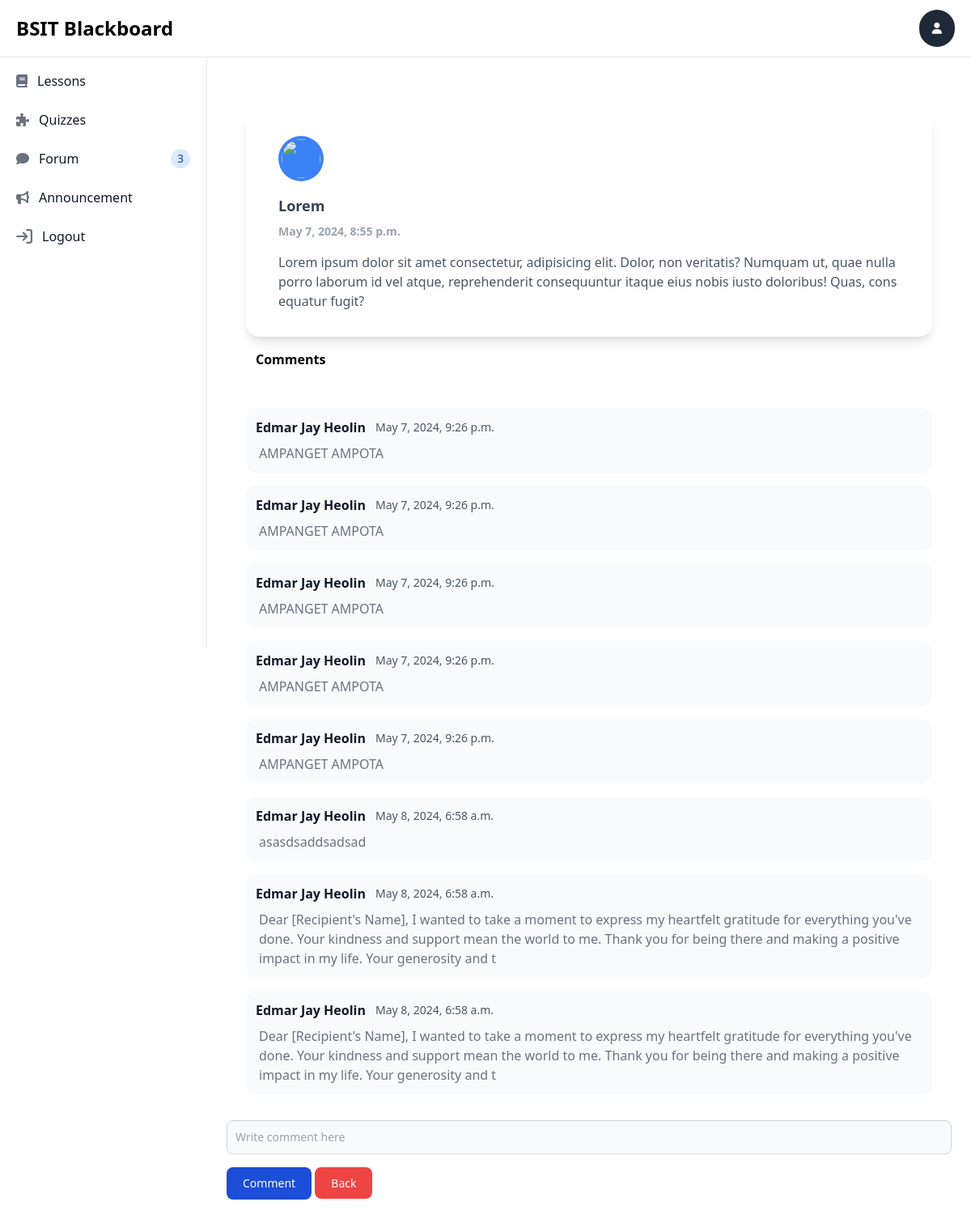
The page /forum_page1?forum_id=1 on the database its author committed.
### users/models.py (models this page shows)
class Forum(models.Model):
    title = models.CharField(max_length=10000)
    file = models.FileField(
        upload_to='media/announcement',
        validators=[
            FileExtensionValidator(allowed_extensions=['png', 'jpeg', 'jpg', 'pdf', 'word', 'ppt', 'xlsx', 'csv', 'gif'])
        ],
        null=True,  # Allow null values
        blank=True  # Also allow empty values (in forms)
    )
    upload_date = models.DateTimeField(default=now)
    description = models.TextField()
    uploader = models.ForeignKey(User, on_delete=models.CASCADE)

class Comments(models.Model):
    post = models.ForeignKey(Forum, on_delete=models.CASCADE)
    commentors = models.ForeignKey(User, on_delete=models.CASCADE)
    comment = models.TextField()
    comment_date = models.DateTimeField(default=now)

### users/views.py (the view, shortened to what this page needs)
# urls.py: path('forum_page1', views.forum_page1, name='forum_page1'),
def forum_page1(request):
    authenticated_user = request.user
    teacher =  User.objects.filter(last_name='Teacher')
    forums = Forum.objects.annotate(comment_count=Count('comments')).order_by('-upload_date')
    forum_id = request.GET.get('forum_id')
    forum = Forum.objects.get(id=forum_id)
    comments = Comments.objects.filter(post=forum)
    context = {
        'forum': forum,
        'comments': comments,
        'teacher':teacher,
    }
    return render(request, 'instructor/forumPost.html', context)

### users/templates/instructor/forumPost.html (shortened to what this page needs)
{% load static tailwind_tags %}
<!DOCTYPE html>
<html lang="en">
	<head>
		<link
			rel="stylesheet"
			href="https://cdnjs.cloudflare.com/ajax/libs/font-awesome/6.5.2/css/all.min.css" />
		<link
			href="https://cdnjs.cloudflare.com/ajax/libs/flowbite/2.3.0/flowbite.min.css"
			rel="stylesheet" />
		{% tailwind_css %}
	</head>
	<body>
		{% include 'includes/instructor_sidebar.html' %}
		<div class="p-2 sm:p-4 sm:ml-64 mt-24">
			<div>
				<div class="flex items-center justify-start">
					<div class="px-1 sm:px-8 py-1 sm:py-6">
						<div class="bg-white rounded-2xl px-10 py-8 shadow-lg hover:shadow-2xl transition duration-500">
							<div class="flex items-center">
								<div class="w-14 h-14 bg-blue-500 rounded-full flex items-center justify-center font-bold text-white">
									<img
										class="w-12 h-12 rounded-full"
										src="{{forum.uploader.profile_pic.url}}"
										alt="" />
								</div>
							</div>
							<div class="mt-4">
								<h1
									data-modal-target="{{forum.id}}-modal"
									data-modal-toggle="{{forum.id}}-modal"
									class="text-lg text-gray-700 font-semibold hover:underline cursor-pointer">
									{{forum.title}}
								</h1>
								<p class="mt-2 text-sm font-semibold text-gray-400">{{forum.upload_date}}</p>
								<p class="mt-4 text-md text-gray-600 break-all">{{forum.description}}</p>
							</div>
						</div>
						<p class="ml-3 py-4 font-bold">Comments</p>
					</div>
				</div>
				<div>
					{% for comment in comments %}
					<div class="flex flex-col py-2 px-8">
						<div class="bg-gray-50 p-3 rounded-xl">
							<div class="flex justify-between items-center mb-2">
								<div class="flex items-center">
									<p class="inline-flex items-center mr-3 text-md text-gray-900 font-bold">
										{{comment.commentors.first_name}}
									</p>
									<p class="text-sm text-gray-600">{{comment.comment_date}}</p>
								</div>
							</div>
							<p class="text-gray-500 ml-1">{{comment.comment}}</p>
						</div>
					</div>
					{% endfor %}
				</div>
				<form
					class="space-y-4 p-2 bg-white py-2 sticky bottom-0 left-0"
					action="#"
					method="post"
					enctype="multipart/form-data">
					<div class="col-span-2">
						<input
							type="text"
							name="comment"
							id="title"
							class="bg-gray-50 border border-gray-300 text-gray-900 text-sm rounded-lg focus:ring-blue-500 focus:border-blue-500 block w-full p-2.5 placeholder-gray-400"
							placeholder="Write comment here"
							required />
					</div>
					<div>
						<button
							type="submit"
							class="w-lg text-white bg-blue-700 hover:bg-blue-800 focus:ring-4 focus:outline-none focus:ring-blue-300 font-medium rounded-lg text-sm px-5 py-2.5 text-center">
							Comment
						</button>
						<a
							href="{% url 'instructor_forum' %}"
							class="w-lg text-white bg-red-500 hover:bg-red-800 focus:ring-4 focus:outline-none focus:ring-red-300 font-medium rounded-lg text-sm px-5 py-2.5 text-center">
							Back
						</a>
					</div>
				</form>
			</div>
		</div>
	</body>
</html>

### rows shown on the page
Forum: title "Lorem", upload_date "May 7, 2024, 8:55 p.m.", description "Lorem ipsum dolor sit amet consectetur, adipisicing elit. Dolor, non veritatis? Numquam ut, quae nulla porro laborum id vel atque, reprehenderit consequuntur itaque eius nobis iusto doloribus! Quas, consequatur fugit?"
Comments: commentors.first_name "Edmar Jay Heolin", comment_date "May 7, 2024, 9:26 p.m.", comment "AMPANGET AMPOTA"
Comments: commentors.first_name "Edmar Jay Heolin", comment_date "May 7, 2024, 9:26 p.m.", comment "AMPANGET AMPOTA"
Comments: commentors.first_name "Edmar Jay Heolin", comment_date "May 7, 2024, 9:26 p.m.", comment "AMPANGET AMPOTA"
Comments: commentors.first_name "Edmar Jay Heolin", comment_date "May 7, 2024, 9:26 p.m.", comment "AMPANGET AMPOTA"
Comments: commentors.first_name "Edmar Jay Heolin", comment_date "May 7, 2024, 9:26 p.m.", comment "AMPANGET AMPOTA"
Comments: commentors.first_name "Edmar Jay Heolin", comment_date "May 8, 2024, 6:58 a.m.", comment "asasdsaddsadsad"
Comments: commentors.first_name "Edmar Jay Heolin", comment_date "May 8, 2024, 6:58 a.m.", comment "Dear [Recipient's Name], I wanted to take a moment to express my heartfelt gratitude for everything you've done. Your kindness and support mean the world to me. Thank you for being there and making a positive impact in my life. Your generosity and t"
Comments: commentors.first_name "Edmar Jay Heolin", comment_date "May 8, 2024, 6:58 a.m.", comment "Dear [Recipient's Name], I wanted to take a moment to express my heartfelt gratitude for everything you've done. Your kindness and support mean the world to me. Thank you for being there and making a positive impact in my life. Your generosity and t"
